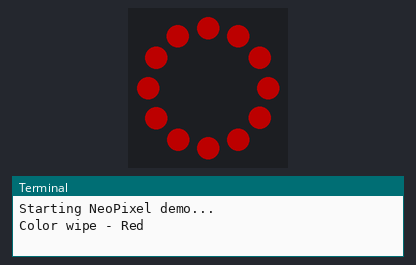
This program was run on a simulated Raspberry Pi (BCM pin numbers). Parts: 12 RGB LEDs in a ring, first at the top, clockwise, the last lines printed to the terminal. Dim RGB values are drawn brighter than linear.

Above: at 0.6 s.
At 1.7 s:
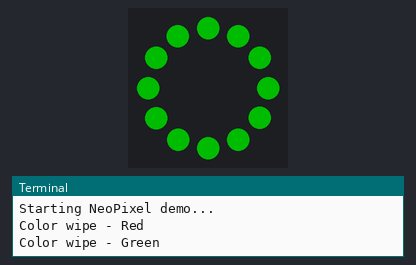
At 2.8 s:
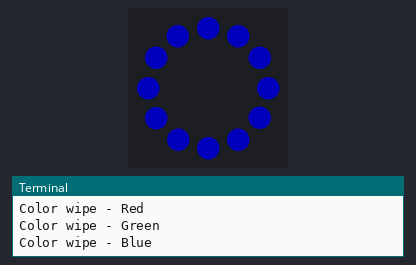
At 8.67 s:
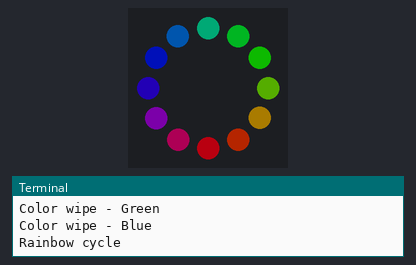
At 15.68 s:
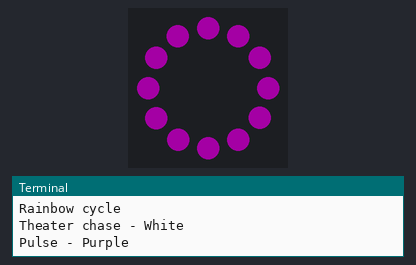
At 39.85 s:
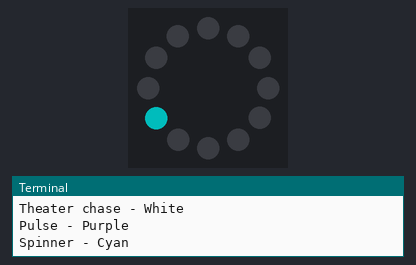

The program:

neopixel_controller.py
```python
#!/usr/bin/env python3
"""
NeoPixel Ring (12 LEDs) Controller for Raspberry Pi 5
Control an Adafruit NeoPixel ring via GPIO
"""

import time
import board
import neopixel
from typing import Tuple

# NeoPixel Configuration
PIXEL_PIN = board.D18  # GPIO 18 (Pin 12) - Change if using different pin
NUM_PIXELS = 12        # Number of LEDs in the ring
BRIGHTNESS = 0.3       # Set brightness (0.0 to 1.0)
ORDER = neopixel.GRB   # Pixel color order (GRB for NeoPixels)

# Initialize NeoPixel strip
pixels = neopixel.NeoPixel(
    PIXEL_PIN,
    NUM_PIXELS,
    brightness=BRIGHTNESS,
    auto_write=False,
    pixel_order=ORDER
)


def color_wipe(color: Tuple[int, int, int], wait: float = 0.05):
    """Wipe color across display one pixel at a time."""
    for i in range(NUM_PIXELS):
        pixels[i] = color
        pixels.show()
        time.sleep(wait)


def rainbow_cycle(wait: float = 0.05, iterations: int = 1):
    """Rainbow cycle animation."""
    for j in range(255 * iterations):
        for i in range(NUM_PIXELS):
            pixel_index = (i * 256 // NUM_PIXELS) + j
            pixels[i] = wheel(pixel_index & 255)
        pixels.show()
        time.sleep(wait)


def wheel(pos: int) -> Tuple[int, int, int]:
    """Generate rainbow colors across 0-255 positions."""
    if pos < 85:
        return (pos * 3, 255 - pos * 3, 0)
    elif pos < 170:
        pos -= 85
        return (255 - pos * 3, 0, pos * 3)
    else:
        pos -= 170
        return (0, pos * 3, 255 - pos * 3)


def theater_chase(color: Tuple[int, int, int], wait: float = 0.1, iterations: int = 10):
    """Theater chase animation."""
    for j in range(iterations):
        for q in range(3):
            for i in range(0, NUM_PIXELS, 3):
                if i + q < NUM_PIXELS:
                    pixels[i + q] = color
            pixels.show()
            time.sleep(wait)
            for i in range(0, NUM_PIXELS, 3):
                if i + q < NUM_PIXELS:
                    pixels[i + q] = (0, 0, 0)


def pulse(color: Tuple[int, int, int], wait: float = 0.02, steps: int = 50):
    """Pulse effect - fade in and out."""
    # Fade in
    for i in range(steps):
        brightness = i / steps
        scaled_color = tuple(int(c * brightness) for c in color)
        pixels.fill(scaled_color)
        pixels.show()
        time.sleep(wait)

    # Fade out
    for i in range(steps, 0, -1):
        brightness = i / steps
        scaled_color = tuple(int(c * brightness) for c in color)
        pixels.fill(scaled_color)
        pixels.show()
        time.sleep(wait)


def spinner(color: Tuple[int, int, int], wait: float = 0.1, iterations: int = 20):
    """Spinning single LED effect."""
    for j in range(iterations):
        for i in range(NUM_PIXELS):
            pixels.fill((0, 0, 0))
            pixels[i] = color
            pixels.show()
            time.sleep(wait)


def clear():
    """Turn off all pixels."""
    pixels.fill((0, 0, 0))
    pixels.show()


def demo():
    """Run a demonstration of various effects."""
    print("Starting NeoPixel demo...")

    try:
        print("Color wipe - Red")
        color_wipe((255, 0, 0))
        time.sleep(0.5)

        print("Color wipe - Green")
        color_wipe((0, 255, 0))
        time.sleep(0.5)

        print("Color wipe - Blue")
        color_wipe((0, 0, 255))
        time.sleep(0.5)

        print("Rainbow cycle")
        rainbow_cycle(wait=0.01, iterations=2)

        print("Theater chase - White")
        theater_chase((127, 127, 127))

        print("Pulse - Purple")
        pulse((255, 0, 255))
        pulse((255, 0, 255))

        print("Spinner - Cyan")
        spinner((0, 255, 255))

        print("Demo complete!")

    except KeyboardInterrupt:
        print("\nDemo interrupted")
    finally:
        clear()
        print("Cleared all pixels")


if __name__ == "__main__":
    try:
        demo()
    except KeyboardInterrupt:
        print("\nExiting...")
        clear()
```

Measured:
- what the display in image 0 shows lasts 0.5 s, from 0.6 s to 1.1 s
